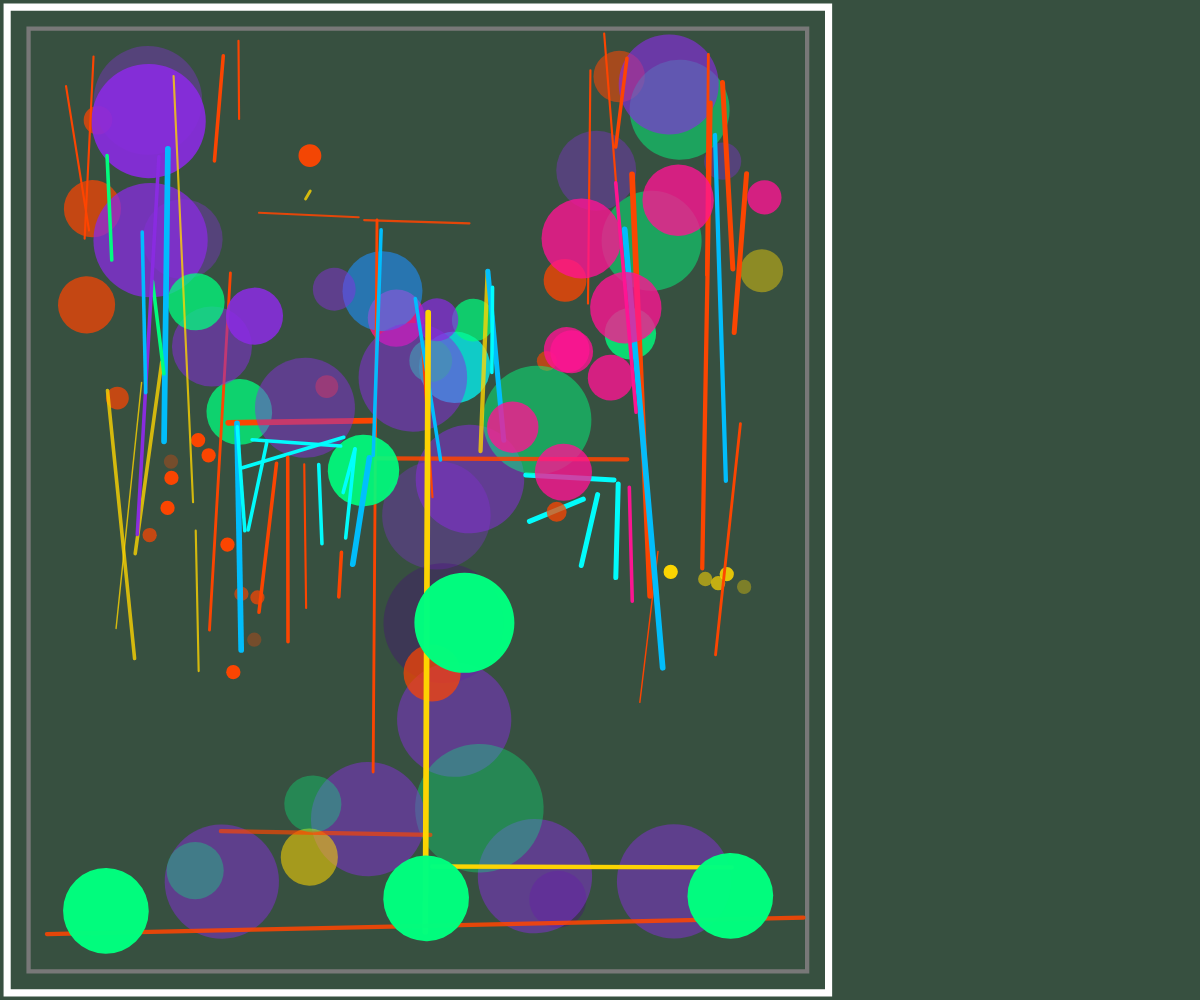
Frame 1 (no input)
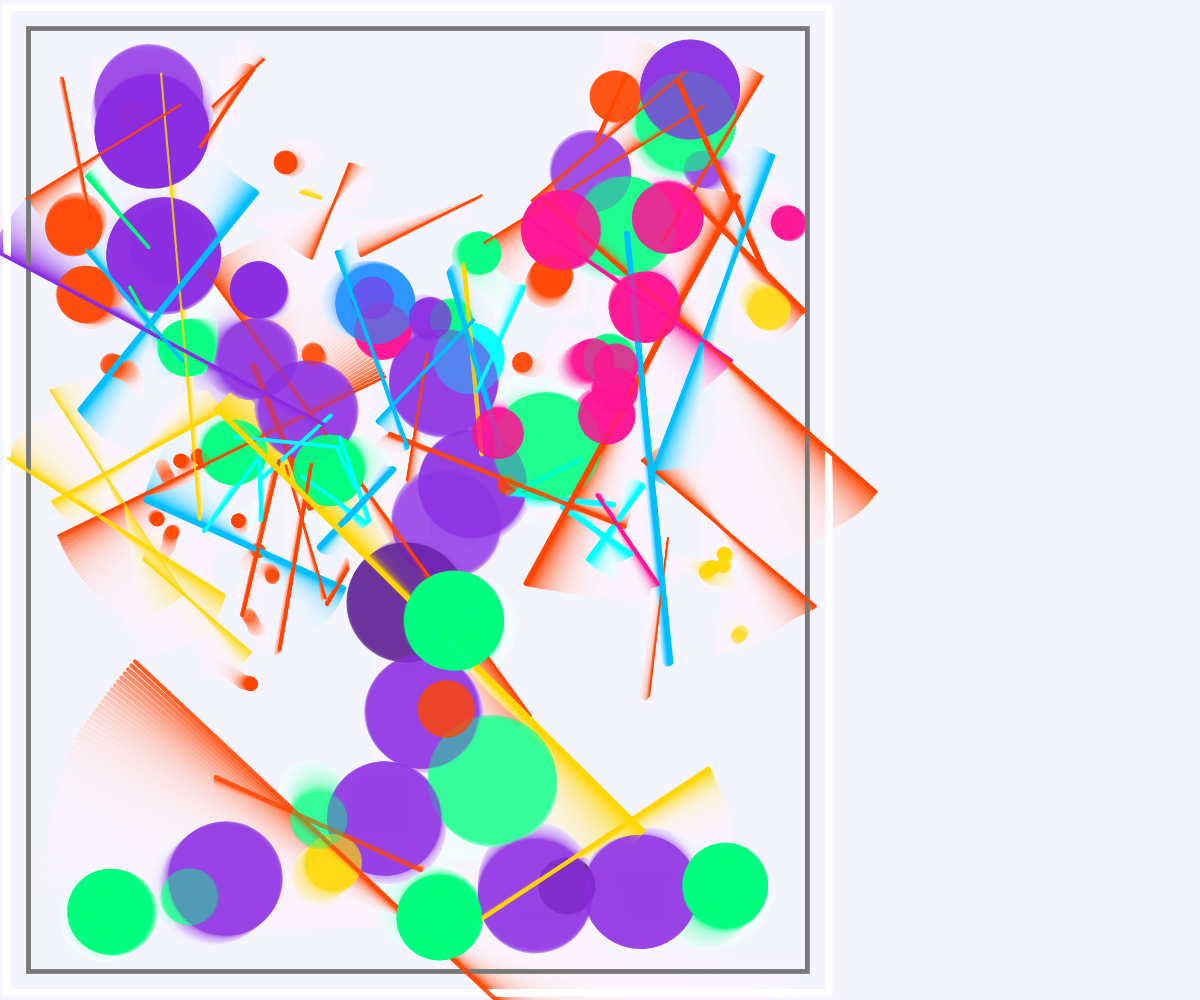
Frame 60 (no input)
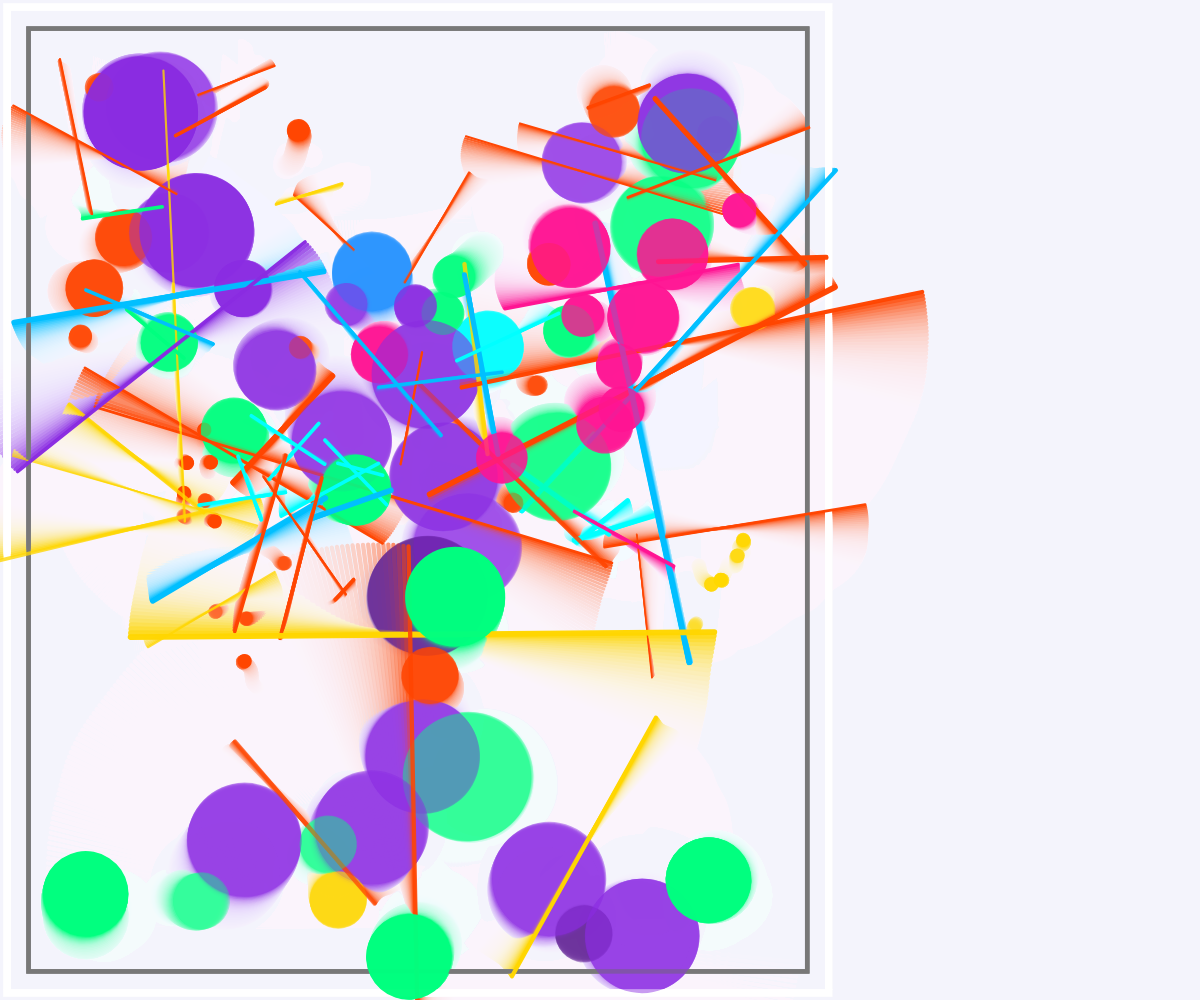
Frame 120 (the mouse pressed at the canvas centre since frame 60)

The p5.js sketch that drew these frames (run headless with seeded random() and noise() and a simulated clock; from frame 60 on, the mouse is pressed at the canvas centre):

// p5.js sketch
// ── sketch.js
let elements = [];
let scaleFactor = 1;

function setup() {
  createCanvas(windowWidth, windowHeight);
  scaleFactor = min(windowWidth / 600, windowHeight / 700);
  background(30, 58, 39);// make the elements have shaows with the variations
// set the
  randomSeed(10);
  noiseSeed(20);

  elements = [
    new Circle(280, 230, 20, color(255, 20, 147, 200)), 
    new Circle(310, 230, 25, color(0, 255, 255, 180)), 
    new Circle(272, 195, 28, color(30, 144, 255, 150)), 
    new Circle(195, 105, 8, color(255, 69, 0, 240)),    
    new Circle(220, 255, 8, color(255, 69, 0, 140)),
    new Circle(85, 255, 8, color(255, 69, 0, 180)),
    new Circle(65, 85, 10, color(255, 69, 0, 180)),
    new Circle(65, 165, 20, color(255, 69, 0, 180)),
    new Circle(130, 300, 5, color(255, 69, 0, 250)),
    new Circle(130, 315, 5, color(255, 69, 0, 250)),
    new Circle(130, 330, 5, color(255, 69, 0, 250)),
    new Circle(130, 345, 5, color(255, 69, 0, 80)),
    new Circle(130, 360, 5, color(255, 69, 0, 250)),
    new Circle(130, 375, 5, color(255, 69, 0, 180)),
    new Circle(175, 395, 5, color(255, 69, 0, 250)),
    new Circle(175, 410, 5, color(255, 69, 0, 150)),
    new Circle(175, 425, 5, color(255, 69, 0, 180)),
    new Circle(175, 440, 5, color(255, 69, 0, 80)),
    new Circle(175, 455, 5, color(255, 69, 0, 250)),
    new Circle(175, 310, 23, color(0, 255, 127, 190)),  
    new Circle(330, 230, 15, color(0, 255, 127, 180)),
    new Circle(330, 206, 15, color(0, 255, 127, 180)),
    new Circle(302, 335, 38, color(138, 43, 226, 130)), 
    new Circle(305, 380, 38, color(138, 43, 226, 80)),
    new Circle(305, 430, 42, color(75, 0, 130, 80)),   
    new Circle(410, 630, 20, color(75, 0, 130, 80)),
    new Circle(360, 620, 40, color(138, 43, 226, 120)),
    new Circle(460, 630, 40, color(138, 43, 226, 120)),
    new Circle(305, 520, 40, color(138, 43, 226, 120)),
    new Circle(335, 565, 45, color(0, 255, 127, 80)),
    new Circle(270, 570, 40, color(138, 43, 226, 120)),
    new Circle(305, 478, 20, color(255, 69, 0, 180)),
    new Circle(499, 123, 13, color(138, 43, 226, 90)),
    new Circle(435, 105, 28, color(138, 43, 226, 90)),
    new Circle(455, 70, 18, color(255, 69, 0, 140)),
    new Circle(480, 105, 35, color(0, 255, 127, 120)),
    new Circle(490, 65, 35, color(138, 43, 226, 160)),
    new Circle(410, 210, 15, color(255, 69, 0, 190)),
    new Line(432, 340, 432, 410, color(0, 255, 255, 250), 3.5),
    new Line(422, 352, 422, 400, color(0, 255, 255, 250), 3.5),
    new Line(365, 352, 422, 352, color(0, 255, 255, 250), 3.5),
    new Line(355, 340, 430, 340, color(0, 255, 255, 250), 3.5),
    new Circle(395, 250, 7, color(255, 69, 0, 160)),
    new Circle(358, 360, 7, color(255, 69, 0, 190)),
    new Circle(460, 180, 35, color(0, 255, 127, 120)),
    new Circle(425, 240, 18, color(0, 255, 127, 200)),
    new Circle(385, 315, 38, color(0, 255, 127, 120)),
    new Circle(515, 195, 15, color(255, 215, 0, 110)),  // 金黄色
    new Circle(500, 380, 5, color(255, 215, 0, 250)),
    new Circle(500, 395, 5, color(255, 215, 0, 220)),
    new Circle(500, 410, 5, color(255, 215, 0, 180)),
    new Circle(500, 425, 5, color(255, 215, 0, 140)),
    new Circle(500, 440, 5, color(255, 215, 0, 90)),
    new Circle(245, 620, 20, color(255, 215, 0, 140)),
    new Circle(170, 605, 40, color(138, 43, 226, 120)),
    new Line(260, 330, 445, 330, color(255, 69, 0, 220), 3),
    new Line(155, 300, 257, 300, color(255, 69, 0, 250), 4),
    new Line(195, 150, 255, 150, color(255, 69, 0, 220), 1.5),
    new Line(259, 160, 340, 160, color(255, 69, 0, 220), 1.5),
    new Line(150, 580, 300, 580, color(255, 69, 0, 170), 3),
    new Line(258, 150, 258, 540, color(255, 69, 0, 250), 2),
    new Line(153, 200, 153, 440, color(255, 69, 0, 250), 2),
    new Circle(305, 205, 15, color(138, 43, 226, 180)),
    new Circle(250, 210, 15, color(138, 43, 226, 120)),
    new Circle(220, 315, 35, color(138, 43, 226, 120)),
    new Circle(170, 270, 28, color(138, 43, 226, 130)),
    new Circle(115, 150, 28, color(138, 43, 226, 90)),
    new Circle(100, 70, 38, color(138, 43, 226, 90)),
    new Circle(115, 100, 40, color(138, 43, 226, 230)),
    new Circle(115, 195, 40, color(138, 43, 226, 190)),
    new Circle(75, 195, 20, color(255, 69, 0, 180)),
    new Circle(135, 245, 20, color(0, 255, 127, 190)),
    new Circle(250, 330, 25, color(0, 255, 127, 230)),
    new Circle(295, 270, 38, color(138, 43, 226, 130)),
    new Circle(170, 225, 20, color(138, 43, 226, 220)),
    new Line(335, 195, 335, 330, color(255, 215, 0, 200), 3),
    new Line(225, 125, 225, 150, color(255, 215, 0, 200), 2),
    new Line(124, 60, 124, 362, color(255, 215, 0, 200), 1.5),
    new Line(98, 260, 98, 395, color(255, 215, 0, 200), 2.5),
    new Line(93, 270, 93, 438, color(255, 215, 0, 200), 1),
    new Line(87, 276, 87, 460, color(255, 215, 0, 200), 2.5),
    new Line(146, 380, 146, 470, color(255, 215, 0, 200), 1.5),
    new Line(165, 310, 165, 450, color(0, 191, 255, 250), 4), 
    new Line(172, 310, 172, 380, color(0, 255, 255, 250), 2.5),
    new Line(178, 315, 178, 360, color(0, 255, 255, 250), 2.5),
    new Line(235, 315, 235, 380, color(0, 255, 255, 250), 2.5),
    new Line(240, 310, 240, 370, color(0, 255, 255, 250), 2.5),
    new Line(180, 315, 235, 315, color(0, 255, 255, 250), 2.5),
    new Line(174, 310, 238, 310, color(0, 255, 255, 250), 2.5),
    new Line(245, 310, 245, 340, color(0, 255, 255, 250), 2.5),
    new Line(252, 310, 252, 390, color(0, 191, 255, 250), 4),
    new Line(248, 400, 248, 430, color(255, 69, 0, 250), 2.5),
    new Line(190, 330, 190, 440, color(255, 69, 0, 250), 2.5),
    new Line(205, 330, 205, 450, color(255, 69, 0, 250), 2.5),
    new Line(210, 330, 210, 430, color(255, 69, 0, 250), 1.5),
    new Line(55, 50, 55, 150, color(255, 69, 0, 250), 1.5),
    new Line(70, 40, 70, 170, color(255, 69, 0, 250), 1.5),
    new Line(160, 35, 160, 110, color(255, 69, 0, 250), 2.5),
    new Line(170, 30, 170, 80, color(255, 69, 0, 250), 1.5),
    new Line(292, 240, 292, 330, color(255, 69, 0, 250), 1.5),
    new Line(420, 40, 420, 210, color(255, 69, 0, 250), 1.5),
    new Line(428, 35, 428, 170, color(255, 69, 0, 250), 1.5),
    new Line(436, 50, 436, 100, color(255, 69, 0, 250), 2.5),
    new Line(448, 120, 448, 430, color(255, 69, 0, 250), 4),
    new Line(495, 80, 495, 410, color(255, 69, 0, 250), 3),
    new Line(509, 290, 509, 460, color(255, 69, 0, 250), 2),
    new Line(460, 380, 460, 480, color(255, 69, 0, 250), 1),
    new Line(510, 40, 510, 180, color(255, 69, 0, 250), 2),
    new Line(515, 60, 515, 200, color(255, 69, 0, 250), 3.5),
    new Line(523, 120, 523, 250, color(255, 69, 0, 250), 3.5),
    new Line(500, 90, 500, 350, color(0, 191, 255, 250), 3),
    new Line(455, 160, 455, 460, color(0, 191, 255, 250), 4),
    new Line(343, 195, 343, 320, color(0, 191, 255, 250), 3.5),
    new Line(265, 175, 265, 320, color(0, 191, 255, 250), 2.5),
    new Line(308, 225, 308, 320, color(0, 191, 255, 250), 2.5),
    new Line(118, 100, 118, 320, color(0, 191, 255, 250), 4),
    new Line(110, 205, 110, 270, color(0, 255, 127, 250), 2.5),
    new Line(85, 120, 85, 180, color(0, 255, 127, 250), 2.5),
    new Line(110, 110, 110, 380, color(138, 43, 226, 250), 2.5),
    new Line(105, 170, 105, 270, color(0, 191, 255, 250), 2.5),
    new Line(350, 205, 350, 270, color(0, 255, 255, 250), 2.5),
    new Circle(415, 315, 20, color(255, 20, 147, 200)),
    new Circle(410, 272, 16, color(255, 20, 147, 200)),
    new Circle(430, 282, 16, color(255, 20, 147, 200)),
    new Circle(420, 250, 15, color(255, 20, 147, 200)),
    new Circle(359, 320, 18, color(255, 20, 147, 200)),
    new Circle(445, 216, 25, color(255, 20, 147, 200)),
    new Circle(420, 165, 28, color(255, 20, 147, 200)),
    new Circle(480, 160, 25, color(255, 20, 147, 200)),
    new Circle(530, 140, 12, color(255, 20, 147, 200)),
    new Line(440, 125, 440, 290, color(255, 20, 147, 250), 2.5),
    new Line(440, 340, 440, 420, color(255, 20, 147, 250), 2.5),
    new Line(300, 230, 300, 650, color(255, 215, 0, 250), 4),
    new Line(300, 600, 520, 600, color(255, 215, 0, 250), 3),
    new Line(25, 650, 560, 650, color(255, 69, 0, 220), 3),
    new Circle(80, 640, 30, color(0, 255, 127, 250)),
    new Circle(305, 436, 35, color(0, 255, 127, 250)),
    new Circle(304, 646, 30, color(0, 255, 127, 250)),
    new Circle(520, 630, 30, color(0, 255, 127, 250)),
    new Circle(118, 625, 20, color(0, 255, 127, 80)),
    new Circle(220, 595, 20, color(0, 255, 127, 80)), 
  ];
  }
function draw() {
  background(240, 240, 250, 30); 
  drawFrame();

  for (let i = 0; i < elements.length; i++) {
    elements[i].update();
    elements[i].draw(scaleFactor);
  }
}

function drawFrame() {
  stroke(255);
  strokeWeight(5 * scaleFactor);
  noFill();
  rect(5 * scaleFactor, 5 * scaleFactor, (600 - 25) * scaleFactor, (700 - 10) * scaleFactor);

  stroke(120);
  strokeWeight(3 * scaleFactor);
  noFill();
  rect(20 * scaleFactor, 20 * scaleFactor, (600 - 55) * scaleFactor, (700 - 40) * scaleFactor);
}

class Circle {
  constructor(x, y, radius, color) {
    this.initialX = x;
    this.initialY = y;
    this.radius = radius;
    this.color = color;
    this.offsetX = random(1000); 
    this.offsetY = random(1000);
    this.angle = 0; 
    this.rotationSpeed = random(-0.03, 0.03); 
    this.liftSpeed = random(0.0001, 0.0001); 
  }

  update() {
    this.x = this.initialX + (noise(this.offsetX + frameCount * 0.01) - 0.5) * 100;
    this.y = this.initialY + (noise(this.offsetY + frameCount * 0.01) - 0.5) * 100 - frameCount * this.liftSpeed;
    this.angle += this.rotationSpeed;
  }

  draw(scaleFactor) {
    push();
    translate(this.x * scaleFactor, this.y * scaleFactor);
    rotate(this.angle);
    fill(this.color);
    noStroke();
    ellipse(0, 0, this.radius * 2 * scaleFactor);
    pop();
  }
}

class Line {
  constructor(x1, y1, x2, y2, color, weight) {
    this.initialX1 = x1;
    this.initialY1 = y1;
    this.initialX2 = x2;
    this.initialY2 = y2;
    this.color = color;
    this.weight = weight;
    this.offsetX1 = random(1000);
    this.offsetY1 = random(1000);
    this.offsetX2 = random(1000);
    this.offsetY2 = random(1000);
    this.angle = 0;
    this.rotationSpeed = random(-0.02, 0.02); 
    this.liftSpeed = random(0.00005, 0.000002); 
  }

  update() {
    this.x1 = this.initialX1 + (noise(this.offsetX1 + frameCount * 0.01) - 0.5) * 50;
    this.y1 = this.initialY1 + (noise(this.offsetY1 + frameCount * 0.01) - 0.5) * 50 - frameCount * this.liftSpeed;
    this.x2 = this.initialX2 + (noise(this.offsetX2 + frameCount * 0.01) - 0.5) * 50;
    this.y2 = this.initialY2 + (noise(this.offsetY2 + frameCount * 0.01) - 0.5) * 50 - frameCount * this.liftSpeed;
    this.angle += this.rotationSpeed;
  }

  draw(scaleFactor) {
    push();
    translate((this.x1 + this.x2) * scaleFactor / 2, (this.y1 + this.y2) * scaleFactor / 2);
    rotate(this.angle); 
    stroke(this.color);
    strokeWeight(this.weight * scaleFactor);
    line(
      (this.x1 - (this.x1 + this.x2) / 2) * scaleFactor,
      (this.y1 - (this.y1 + this.y2) / 2) * scaleFactor,
      (this.x2 - (this.x1 + this.x2) / 2) * scaleFactor,
      (this.y2 - (this.y1 + this.y2) / 2) * scaleFactor
    );
    pop();
  }
}

function windowResized() {
  resizeCanvas(windowWidth, windowHeight);
  scaleFactor = min(windowWidth / 600, windowHeight / 700);
  draw();
}

 
